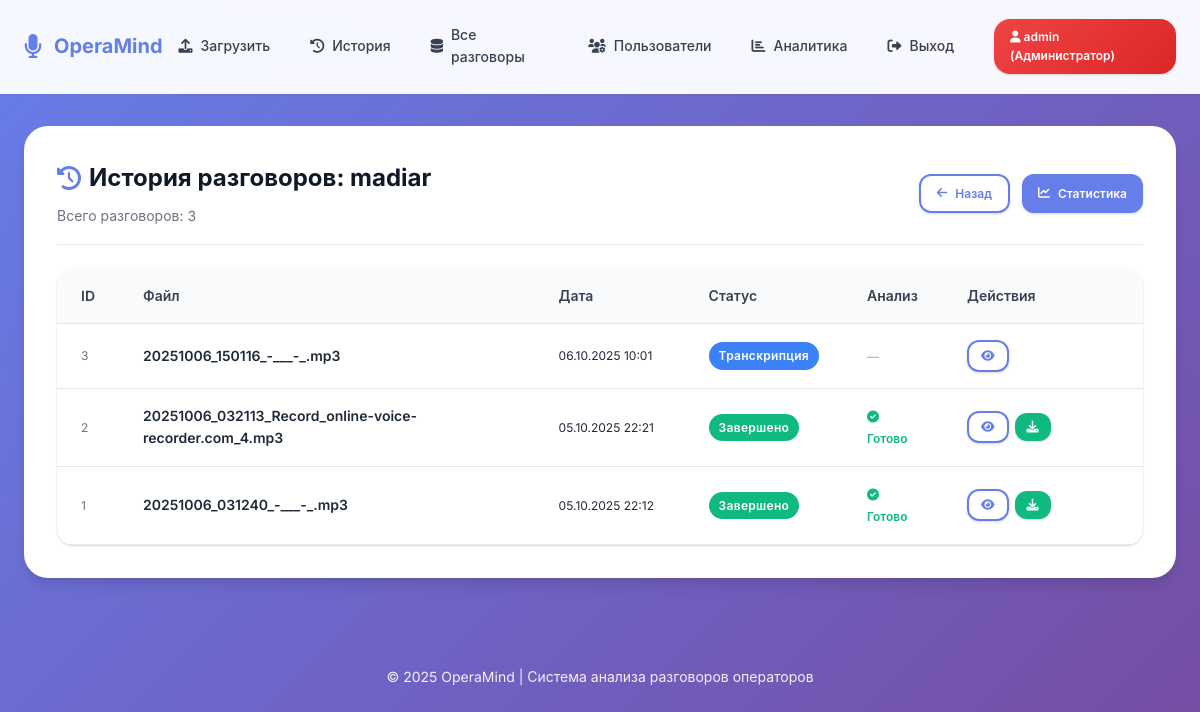
The app's page /admin/user/4/history (signed in) with its own data.
### models.py (models this page shows, shortened)
class User(UserMixin, db.Model):
    id = db.Column(db.Integer, primary_key=True)
    username = db.Column(db.String(80), unique=True, nullable=False)
    password_hash = db.Column(db.String(200), nullable=False)
    email = db.Column(db.String(120), unique=True, nullable=True)
    created_at = db.Column(db.DateTime, default=datetime.utcnow)
    last_login = db.Column(db.DateTime)
    is_active = db.Column(db.Boolean, default=True)
    role = db.Column(db.Enum(UserRole), default=UserRole.OPERATOR, nullable=False)
    is_admin = db.Column(db.Boolean, default=False)  # Обратная совместимость
    full_name = db.Column(db.String(200))
    department = db.Column(db.String(100))
    phone = db.Column(db.String(20))
    conversations = db.relationship('Conversation', backref='user', lazy=True, cascade='all, delete-orphan')
    @property
    def is_administrator(self):
        return self.role == UserRole.ADMIN or self.is_admin
    @property
    def role_display(self):
        role_names = {
            UserRole.USER: "Пользователь",
            UserRole.OPERATOR: "Оператор",
            UserRole.ADMIN: "Администратор"
        }
        return role_names.get(self.role, "Неизвестно")

class Conversation(db.Model):
    id = db.Column(db.Integer, primary_key=True)
    filename = db.Column(db.String(255), nullable=False)
    filepath = db.Column(db.String(500), nullable=False)
    duration = db.Column(db.Integer)
    upload_date = db.Column(db.DateTime, default=datetime.utcnow)
    status = db.Column(db.String(50), default='pending')  # pending/transcribing/analyzing/completed/error
    file_size = db.Column(db.Integer)  # Размер в байтах
    mime_type = db.Column(db.String(100))
    user_id = db.Column(db.Integer, db.ForeignKey('user.id'), nullable=False)
    analysis = db.relationship('Analysis', backref='conversation', uselist=False, cascade='all, delete-orphan')
    @property
    def status_display(self):
        status_names = {
            'pending': 'Ожидает обработки',
            'transcribing': 'Транскрипция',
            'analyzing': 'Анализ',
            'completed': 'Завершено',
            'error': 'Ошибка'
        }
        return status_names.get(self.status, 'Неизвестно')

### admin.py (the view)
@admin_bp.route('/admin/user/<int:user_id>/history')
@login_required
def admin_user_history(user_id):
    if not getattr(current_user, 'is_admin', False):
        flash('Нет доступа', 'error')
        return redirect(url_for('index'))
    user = User.query.get_or_404(user_id)
    conversations = Conversation.query.filter_by(user_id=user.id).order_by(Conversation.upload_date.desc()).all()
    return render_template('admin_user_history.html', target_user=user, conversations=conversations)

### app.py (called while the page is built)
@login_manager.user_loader
def load_user(user_id):
    return db.session.get(User, int(user_id))

### templates/admin_user_history.html (shortened to what this page needs)
{% extends 'base.html' %}
{% block content %}
<div class="card" style="animation:fadeInUp .4s ease;">
  <div class="card-header" style="display:flex;justify-content:space-between;align-items:center;flex-wrap:wrap;gap:var(--space-4);">
    <div>
      <h2 class="card-title" style="display:flex;align-items:center;gap:var(--space-2);">
        <i class="fas fa-history" style="color:var(--primary);"></i>
        История разговоров: {{ target_user.username }}
      </h2>
      <div class="card-subtitle">Всего разговоров: {{ conversations|length }}</div>
    </div>
    <div style="display:flex;gap:var(--space-3);">
      <a href="{{ url_for('admin.admin_users') }}" class="btn btn-outline btn-sm">
        <i class="fas fa-arrow-left"></i> Назад
      </a>
      <a href="{{ url_for('admin.admin_user_stats', user_id=target_user.id) }}" class="btn btn-sm">
        <i class="fas fa-chart-line"></i> Статистика
      </a>
    </div>
  </div>
  {% if conversations %}
  <div class="table-container" style="overflow-x:auto;">
    <table class="table">
      <thead>
        <tr>
          <th style="width:60px;">ID</th>
          <th>Файл</th>
          <th style="width:150px;">Дата</th>
          <th style="width:140px;">Статус</th>
          <th style="width:100px;">Анализ</th>
          <th style="width:200px;">Действия</th>
        </tr>
      </thead>
      <tbody>
        {% for c in conversations %}
        <tr>
          <td style="font-size:var(--font-size-xs);color:var(--gray-500);">{{ c.id }}</td>
          <td style="font-weight:600;">{{ c.filename }}</td>
          <td style="font-size:var(--font-size-xs);white-space:nowrap;">{{ c.upload_date.strftime('%d.%m.%Y %H:%M') }}</td>
          <td>
            <span class="status-chip status-{{ c.status }}">{{ c.status_display }}</span>
          </td>
          <td>
            {% if c.analysis %}
              <span style="color:var(--success);font-size:var(--font-size-xs);font-weight:600;">
                <i class="fas fa-check-circle"></i> Готово
              </span>
            {% else %}
              <span style="color:var(--gray-400);font-size:var(--font-size-xs);">—</span>
            {% endif %}
          </td>
          <td>
            <div class="btn-group">
              <a class="btn btn-sm btn-outline" href="{{ url_for('conversation_detail', conversation_id=c.id) }}" target="_blank" title="Открыть детали">
                <i class="fas fa-eye"></i>
              </a>
              {% if c.analysis %}
              <a class="btn btn-sm btn-success" href="{{ url_for('download_report', conversation_id=c.id) }}" title="Скачать отчёт">
                <i class="fas fa-download"></i>
              </a>
              {% endif %}
            </div>
          </td>
        </tr>
        {% endfor %}
      </tbody>
    </table>
  </div>
  {% else %}
    <div style="padding:var(--space-8);text-align:center;color:var(--gray-500);">
      <i class="fas fa-inbox" style="font-size:3rem;color:var(--gray-300);margin-bottom:var(--space-4);"></i>
      <p>Нет разговоров</p>
    </div>
  {% endif %}
</div>
{% endblock %}

### templates/base.html (shortened to what this page needs)
<!DOCTYPE html>
<html lang="ru">
<head>
    <link href="https://cdnjs.cloudflare.com/ajax/libs/font-awesome/6.0.0/css/all.min.css" rel="stylesheet">
</head>
<body>
    <nav class="navbar">
        <div class="container">
            <a href="{{ url_for('index') }}" class="logo">
                <i class="fas fa-microphone"></i>
                <span>OperaMind</span>
            </a>
            {% if current_user.is_authenticated %}
            <nav>
                <a href="{{ url_for('index') }}">
                    <i class="fas fa-upload"></i>
                    Загрузить
                </a>
                <a href="{{ url_for('history') }}">
                    <i class="fas fa-history"></i>
                    История
                </a>
                {% if current_user.is_administrator %}
                <a href="{{ url_for('admin.admin_history') }}">
                    <i class="fas fa-database"></i>
                    Все разговоры
                </a>
                <a href="{{ url_for('admin.admin_users') }}">
                    <i class="fas fa-users-cog"></i>
                    Пользователи
                </a>
                <a href="{{ url_for('admin_analytics') }}">
                    <i class="fas fa-chart-bar"></i>
                    Аналитика
                </a>
                {% endif %}
                <a href="{{ url_for('logout') }}">
                    <i class="fas fa-sign-out-alt"></i>
                    Выход
                </a>
                <span class="user-badge {% if current_user.is_administrator %}role-admin{% elif current_user.is_operator %}role-operator{% else %}role-user{% endif %}">
                    <i class="fas fa-user"></i>
                    {{ current_user.username }}
                    ({{ current_user.role_display }})
                </span>
            </nav>
            {% endif %}
        </div>
    </nav>
    <div class="container">
        {% block content %}{% endblock %}
    </div>
    <footer>
        <p>&copy; 2025 OperaMind | Система анализа разговоров операторов</p>
    </footer>
</body>
</html>

### templates/admin_user_history.html (style rules this page uses)
.status-chip { display:inline-flex; align-items:center; gap:6px; color:var(--white); padding:4px 10px; border-radius:20px; font-size:var(--font-size-xs); font-weight:600; letter-spacing:.3px; }
.status-completed { background:var(--success); }
.status-transcribing { background:var(--info); }

### records on screen
User: username "admin", role_display "Администратор"
User: username "madiar"
Conversation: id "3", filename "20251006_150116_-___-_.mp3", upload_date "06.10.2025 10:01", status_display "Транскрипция"
Conversation: id "2", filename "20251006_032113_Record_online-voice-recorder.com_4.mp3", upload_date "05.10.2025 22:21", status_display "Завершено", shows "Готово"
Conversation: id "1", filename "20251006_031240_-___-_.mp3", upload_date "05.10.2025 22:12", status_display "Завершено", shows "Готово"

### other values on screen
{{ conversations|length }} "3"
